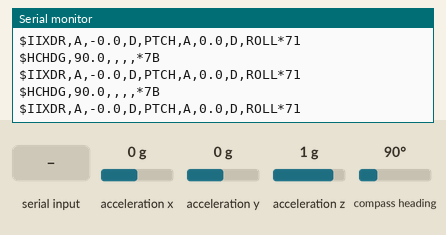
A sketch run on a simulated Arduino Mega 2560, built with avr-gcc and run on an emulated ATmega2560. Parts: the last lines printed to the serial monitor. Inputs (shaded band) come from the test bench; at power-on: acceleration x 0 g, acceleration y 0 g, compass heading 90°, acceleration z 1 g.

Above: at 1.2 s.
1.3 s: acceleration x set to 0.8 g
At 1.57 s:
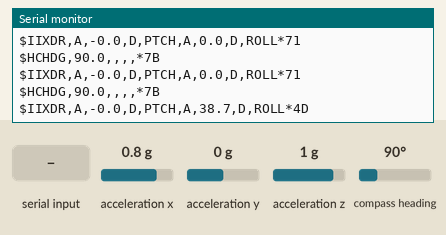
3.1 s: acceleration y set to 0.8 g
At 3.37 s:
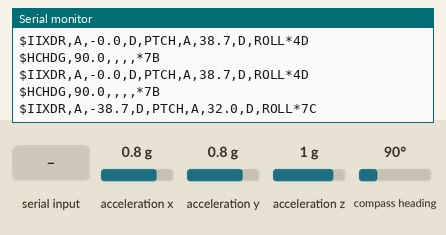
4.9 s: compass heading set to 7°
At 4.97 s:
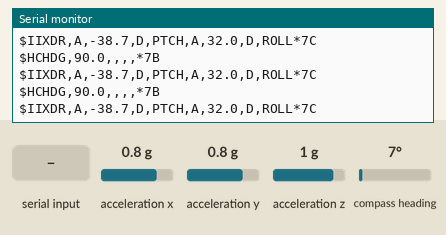
6.7 s: acceleration y set to 1.4 g
At 6.97 s:
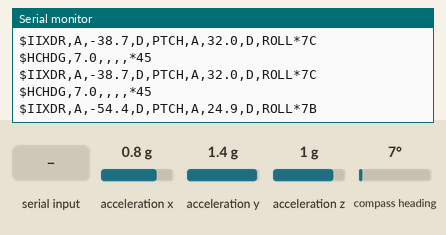
8.5 s: acceleration x set to 1.4 g
At 8.77 s:
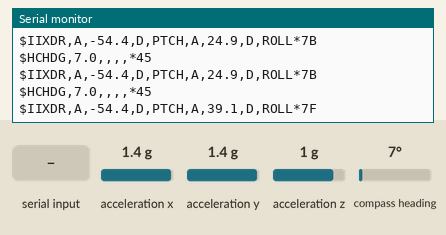
10.3 s: "1" received over the second serial link
At 10.42 s:
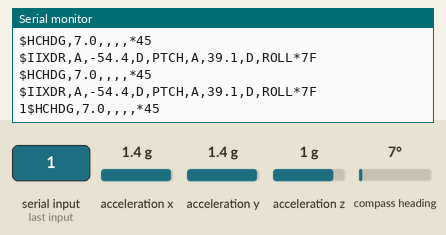

Measured:
- after the input at 1.3 s, the serial monitor: prints a new line after 0.12 s (image 1)
- after the input at 3.1 s, the serial monitor: prints a new line after 0.12 s (image 2)
- after the input at 6.7 s, the serial monitor: prints a new line after 0.12 s (image 4)
- after the input at 8.5 s, the serial monitor: prints a new line after 0.12 s (image 5)
- after the input at 10.3 s, the serial monitor: prints a new line at once (image 6)

The sketch:

itrip_nmea_out.ino
```cpp
/*
 * iTrip – salida serie compatible con el plugin de Windy (windy-plugin-itrip)
 *
 * Reenvía las frases NMEA del GPS por USB y añade, 5 veces por segundo:
 *   $HCHDG,<rumbo>,,,,*hh          rumbo del BNO055 (0-360, norte = 0)
 *   $IIXDR,A,<pitch>,D,PTCH,A,<roll>,D,ROLL*hh
 *
 * El plugin también acepta líneas CSV "lat,lon,rumbo,sog,pitch,roll" o JSON
 * {"lat":..,"lon":..,"heading":..}, por si prefieres otro formato.
 *
 * Hardware de referencia: Arduino + BNO055 (I2C) + GPS en Serial1 (9600 baud).
 * Librerías: Adafruit BNO055, Adafruit Unified Sensor.
 */
#include <Wire.h>
#include <Adafruit_Sensor.h>
#include <Adafruit_BNO055.h>

Adafruit_BNO055 bno = Adafruit_BNO055(55, 0x28);

#define GPS_SERIAL Serial1
const unsigned long IMU_PERIOD_MS = 200;
unsigned long lastImu = 0;

void sendNmea(const String &body) {
  byte cs = 0;
  for (unsigned int i = 0; i < body.length(); i++) cs ^= body[i];
  Serial.print('$');
  Serial.print(body);
  Serial.print('*');
  if (cs < 0x10) Serial.print('0');
  Serial.println(cs, HEX);
}

void setup() {
  Serial.begin(9600);       // USB -> navegador (Web Serial)
  GPS_SERIAL.begin(9600);   // GPS
  if (!bno.begin()) {
    Serial.println("# BNO055 no detectado");
  }
  bno.setExtCrystalUse(true);
}

void loop() {
  // 1) Reenviar el GPS tal cual (RMC/GGA)
  while (GPS_SERIAL.available()) {
    Serial.write(GPS_SERIAL.read());
  }

  // 2) Orientación del BNO055
  if (millis() - lastImu >= IMU_PERIOD_MS) {
    lastImu = millis();
    sensors_event_t e;
    bno.getEvent(&e);
    // Ajusta ejes/signos según cómo esté montada la caja en el barco
    float heading = e.orientation.x;  // 0..360
    float roll = e.orientation.y;
    float pitch = e.orientation.z;

    sendNmea("HCHDG," + String(heading, 1) + ",,,,");
    sendNmea("IIXDR,A," + String(pitch, 1) + ",D,PTCH,A," + String(roll, 1) + ",D,ROLL");
  }
}
```
